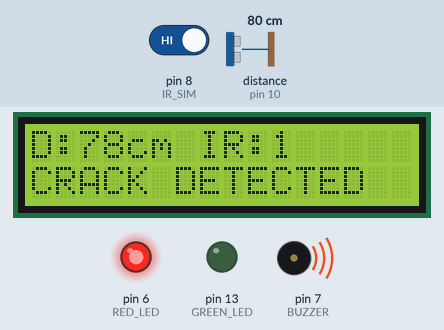
Simulated run of this sketch. Board: Arduino Uno, built with avr-gcc and run on an emulated ATmega328P. Shown: 16×2 character LCD, output pins drawn as LEDs (lit = HIGH), buzzer (waves = sounding, pin HIGH). Wiring (inferred from the names in the program): ultrasonic range finder: trigger pin 9; echo pin 10. The inputs (shaded band) are chosen by the test bench; at power-on: distance to the obstacle (sensor on pin 10) 80 cm, pin 8 (IR_SIM) HIGH. The echo pulse lasts 58.3 µs per cm; pins used as bus, display or sensor lines are not drawn.

Above: at 2.7 s.
2.8 s: distance to the obstacle (sensor on pin 10) set to 18 cm
At 3.5 s:
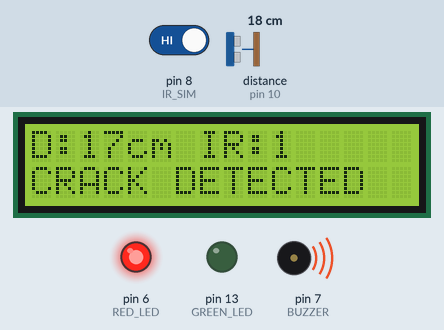
4.3 s: distance to the obstacle (sensor on pin 10) set to 14 cm
At 5.1 s:
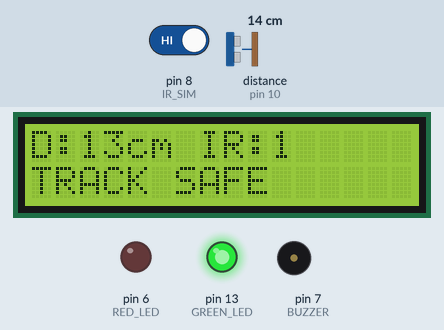
5.9 s: pin 8 (IR_SIM) driven LOW
At 6.3 s:
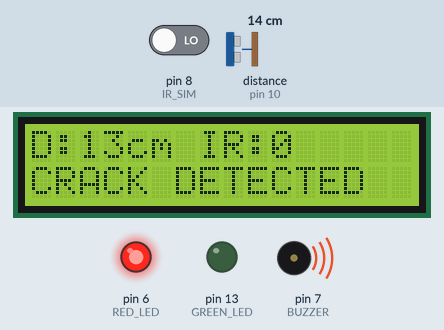
7.4 s: pin 8 (IR_SIM) driven HIGH
At 7.9 s:
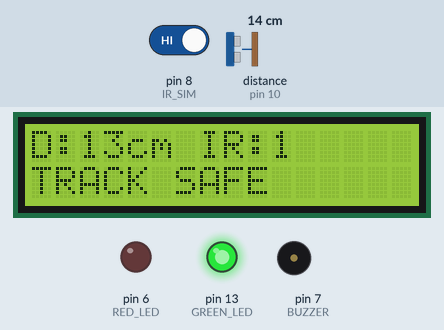
9.0 s: distance to the obstacle (sensor on pin 10) set to 2 cm
At 10.6 s:
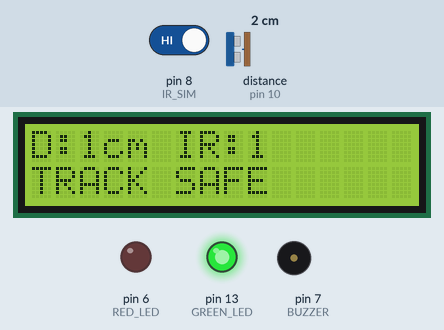
Timing chart, 0 to 11.6 s (numbered marks = the images above; inputs shaded):
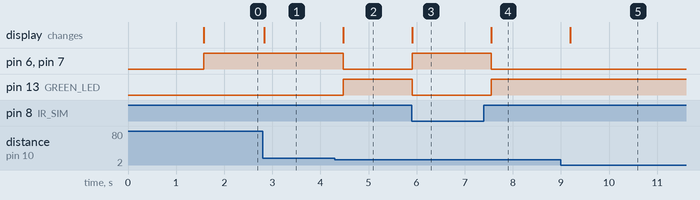

The sketch:

index.ino
```cpp
#include <LiquidCrystal.h>

// ---------- PIN DEFINITIONS ----------
#define IR_SIM 8        // Push button (IR simulation)
#define RED_LED 6       // Red LED = CRACK
#define GREEN_LED 13    // Green LED = SAFE
#define BUZZER 7
#define TRIG 9
#define ECHO 10
#define MOTOR 4

#define SAFE_DISTANCE 15   // cm

// LCD pins: RS, E, D4, D5, D6, D7
LiquidCrystal lcd(12, 11, 5, 4, 3, 2);

void setup() {
  pinMode(IR_SIM, INPUT_PULLUP);
  pinMode(RED_LED, OUTPUT);
  pinMode(GREEN_LED, OUTPUT);
  pinMode(BUZZER, OUTPUT);
  pinMode(TRIG, OUTPUT);
  pinMode(ECHO, INPUT);
  pinMode(MOTOR, OUTPUT);

  lcd.begin(16, 2);
  lcd.clear();
  lcd.print("Railway Track");
  lcd.setCursor(0, 1);
  lcd.print("Monitoring...");
  delay(1500);
  lcd.clear();
}

void loop() {
  // -------- Ultrasonic Sensor --------
  digitalWrite(TRIG, LOW);
  delayMicroseconds(2);
  digitalWrite(TRIG, HIGH);
  delayMicroseconds(10);
  digitalWrite(TRIG, LOW);

  long duration = pulseIn(ECHO, HIGH, 30000);
  int distance = (duration == 0) ? -1 : duration * 0.034 / 2;

  // -------- IR Button --------
  int irStatus = digitalRead(IR_SIM); // LOW = crack

  // -------- LCD Line 1 --------
  lcd.setCursor(0, 0);
  lcd.print("D:");
  lcd.print(distance);
  lcd.print("cm IR:");
  lcd.print(irStatus);
  lcd.print(" ");

  // -------- CRACK CONDITION --------
  if (irStatus == LOW || distance == -1 || distance > SAFE_DISTANCE) {
    // ---- CRACK ----
    digitalWrite(RED_LED, HIGH);
    digitalWrite(GREEN_LED, LOW);
    digitalWrite(BUZZER, HIGH);
    digitalWrite(MOTOR, LOW);   // Stop train

    lcd.setCursor(0, 1);
    lcd.print("CRACK DETECTED ");
  } else {
    // ---- SAFE ----
    digitalWrite(RED_LED, LOW);
    digitalWrite(GREEN_LED, HIGH);
    digitalWrite(BUZZER, LOW);
    digitalWrite(MOTOR, HIGH);  // Run train

    lcd.setCursor(0, 1);
    lcd.print("TRACK SAFE     ");
  }

  delay(200);
}
```

Measured:
- the behaviour switches between 17 and 16 cm on distance to the obstacle (sensor on pin 10) (found by bisection; images 1 and 2)
- after the input at 2.8 s, the display: changes at once (image 1)
- after the input at 4.3 s, pin 6 (RED_LED), pin 7 (BUZZER): HIGH → LOW after 0.17 s; pin 13 (GREEN_LED): LOW → HIGH after 0.17 s; the display: changes after 0.17 s (image 2)
- after the input at 5.9 s, pin 6 (RED_LED), pin 7 (BUZZER): LOW → HIGH at once; pin 13 (GREEN_LED): HIGH → LOW at once; the display: changes at once (image 3)
- after the input at 7.4 s, pin 6 (RED_LED), pin 7 (BUZZER): HIGH → LOW after 0.15 s; pin 13 (GREEN_LED): LOW → HIGH after 0.15 s; the display: changes after 0.15 s (image 4)
- after the input at 9.0 s, the display: changes after 0.20 s (image 5)
